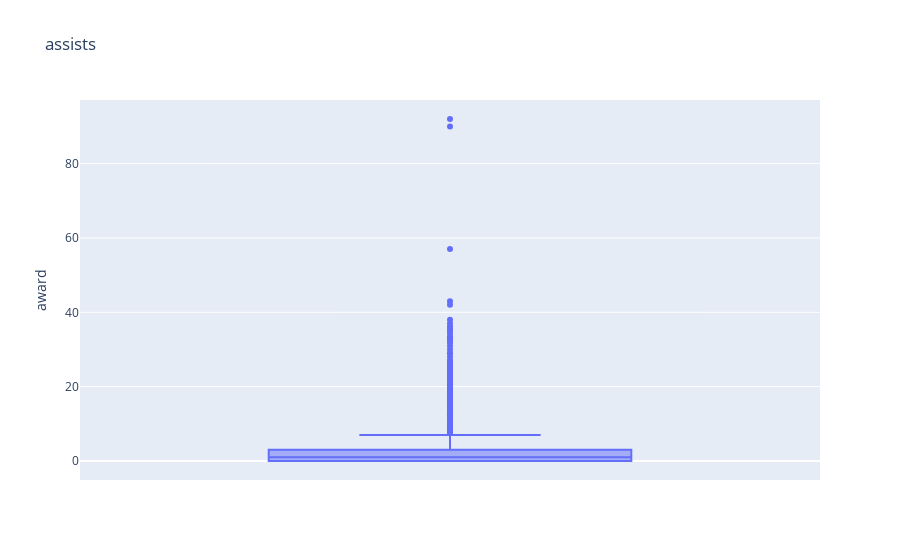

Source (notebook cell):
### Code cell
import plotly.express as px
fig = px.box(df, y= 'award', title='assists')
# Show the plot
fig.show()

### Figure 1 — Plotly figure (JSON) as saved in the notebook; plotly's stock layout.template omitted (floating-point values rounded to 4 significant figures; data arrays with more than 128 entries replaced by an {"elided": "..."} marker saying what was removed)
{"data": [{"alignmentgroup": "True", "hovertemplate": "award=%{y}<extra></extra>", "legendgroup": "", "marker": {"color": "#636efa"}, "name": "", "notched": false, "offsetgroup": "", "orientation": "v", "showlegend": false, "type": "box", "x0": " ", "xaxis": "x", "y": {"elided": "9149 int values"}, "y0": " ", "yaxis": "y"}], "layout": {"autosize": true, "boxmode": "group", "legend": {"tracegroupgap": 0}, "title": {"text": "assists"}, "xaxis": {"anchor": "y", "autorange": true, "domain": [0, 1], "range": [-0.5, 0.5], "type": "category"}, "yaxis": {"anchor": "x", "autorange": true, "domain": [0, 1], "range": [-5.111, 97.11], "title": {"text": "award"}, "type": "linear"}}}
